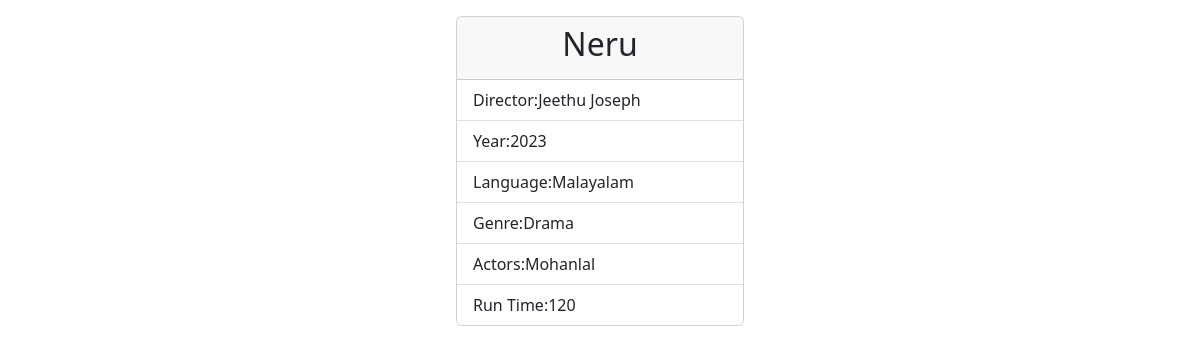
The app's page /movies/2/ with its own data.
### myapp/models.py (models this page shows, shortened)
class Movie(models.Model):
    name=models.CharField(max_length=200,unique=True)
    language=models.CharField(max_length=200)
    run_time=models.PositiveIntegerField()
    genre=models.CharField(max_length=200)
    director=models.CharField(max_length=200)
    year=models.PositiveIntegerField()
    actors=models.CharField(max_length=200)

### myapp/views.py (the view)
# urls.py: path('movies/<int:pk>/',views.MovieDetailView.as_view(),name="movie-detail"),
class MovieDetailView(View):
    def get(self,request,*args, **kwargs):
        id=kwargs.get("pk")
        qs=Movie.objects.get(id=id)
        return render(request,"movie_detail.html",{"data":qs})

### myapp/templates/movie_detail.html (shortened to what this page needs)
<!DOCTYPE html>
<html lang="en">
<head>
    <link href="https://cdn.jsdelivr.net/npm/bootstrap@5.3.2/dist/css/bootstrap.min.css" rel="stylesheet">
</head>
<body>
    <div class="container d-flex justify-content-center p-3">
        <div class="card" style="width: 18rem;">
            <div class="card-header">
                <h2 class="text-center">{{data.name}}</h2>
            </div>
            <ul class="list-group list-group-flush">
                <li class="list-group-item">Director:{{data.director}}</li>
                <li class="list-group-item">Year:{{data.year}}</li>
                <li class="list-group-item">Language:{{data.language}}</li>
                <li class="list-group-item">Genre:{{data.genre}}</li>
                <li class="list-group-item">Actors:{{data.actors}}</li>
                <li class="list-group-item">Run Time:{{data.run_time}}</li>
            </ul>
        </div>
    </div>
</body>
</html>

### records on screen
Movie: name "Neru", director "Jeethu Joseph", year "2023", language "Malayalam", genre "Drama", actors "Mohanlal", run_time "120"
